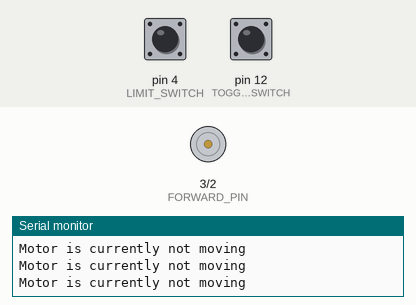
Recording of a sketch running on a simulated Arduino Uno, built with avr-gcc and run on an emulated ATmega328P. Parts: motor-driver pin pairs drawn as motors (green arrow = first pin HIGH = forward, orange = second pin HIGH = backward, longer = more drive), the last lines printed to the serial monitor. The inputs (shaded band) are chosen by the test bench; at power-on: pin 4 (LIMIT_SWITCH) HIGH, pin 12 (TOGGLE_SWITCH) HIGH.

Above: at 1.2 s.
1.3 s: pin 4 (LIMIT_SWITCH) pulled LOW for 0.15 s
At 1.41 s:
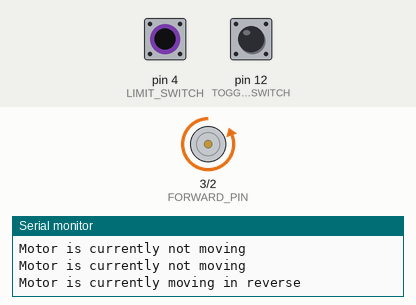
2.9 s: pin 12 (TOGGLE_SWITCH) pulled LOW for 0.15 s
At 3.01 s:
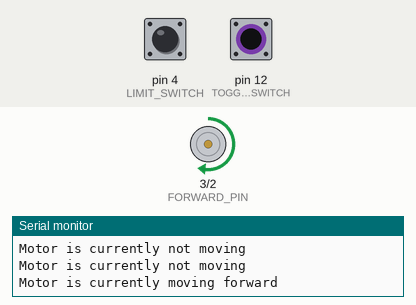
4.5 s: pin 4 (LIMIT_SWITCH) pulled LOW for 1 s
At 6.3 s:
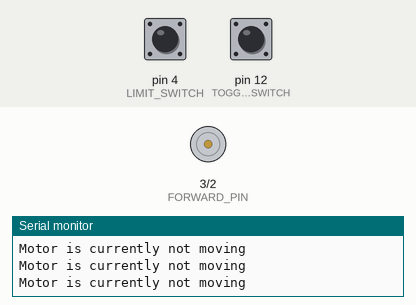
8.5 s: pin 12 (TOGGLE_SWITCH) pulled LOW for 1 s
At 9.3 s:
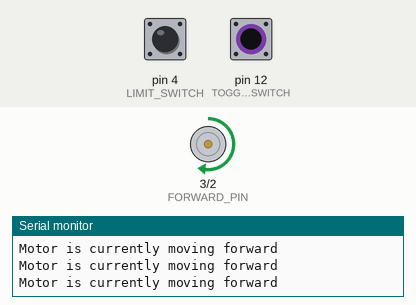
12.5 s: pin 12 (TOGGLE_SWITCH) pulled LOW for 3.2 s
At 16.9 s:
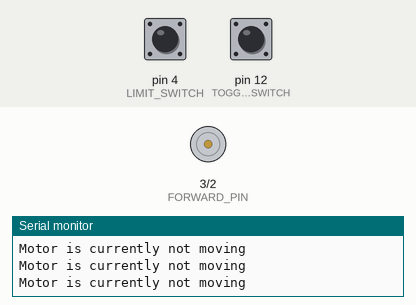
17.2 s: pin 4 (LIMIT_SWITCH) pulsed LOW 2 times (0.12 s each, 0.3 s apart)
At 17.42 s:
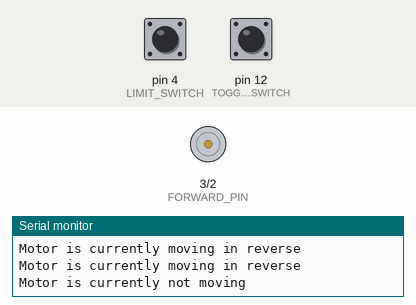
Timing chart, 0 to 20.2 s (numbered marks = the images above; inputs shaded):
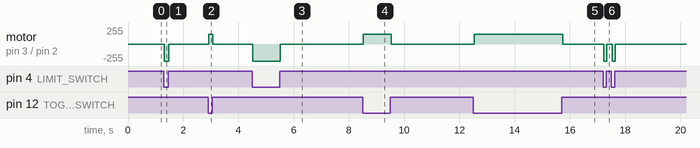

Measured:
- after the input at 1.3 s, motor on pin 3 (FORWARD_PIN) / pin 2 (REVERSE_PIN): stopped → backward 255/255 at once, → stopped 0.16 s later
- after the input at 2.9 s, motor on pin 3 (FORWARD_PIN) / pin 2 (REVERSE_PIN): stopped → forward 145/255 at once, → stopped 0.15 s later
- after the input at 4.5 s, motor on pin 3 (FORWARD_PIN) / pin 2 (REVERSE_PIN): stopped → backward 255/255 at once, → stopped 0.99 s later
- after the input at 8.5 s, motor on pin 3 (FORWARD_PIN) / pin 2 (REVERSE_PIN): stopped → forward 145/255 at once, → stopped 1.0 s later
- after the input at 12.5 s, motor on pin 3 (FORWARD_PIN) / pin 2 (REVERSE_PIN): stopped → forward 145/255 at once, → stopped 3.2 s later
- after the input at 17.2 s, motor on pin 3 (FORWARD_PIN) / pin 2 (REVERSE_PIN): alternates backward 255/255 for 0.12 s and stopped for 0.19 s, 4 changes in all, then stays stopped, starting at once

The sketch:

shyboxextension.ino
```cpp
const int LIMIT_SWITCH = 4;
const int TOGGLE_SWITCH = 12;
const int FORWARD_PIN = 3;
const int REVERSE_PIN = 2;
const int BAUD_RATE = 9600;

void setup() {
  pinMode(TOGGLE_SWITCH, INPUT_PULLUP);
  pinMode(LIMIT_SWITCH, INPUT_PULLUP);
  pinMode(FORWARD_PIN, OUTPUT);
  pinMode(REVERSE_PIN, OUTPUT);
  Serial.begin(BAUD_RATE);
}

void loop() {
  // Moves finger in forward direction when switch is flipped
  if (digitalRead(TOGGLE_SWITCH) == LOW) {
    analogWrite(FORWARD_PIN, 145);
    digitalWrite(REVERSE_PIN, LOW);
    Serial.println("Motor is currently moving forward");
  }
  // Retracts finger after flipping switch backwards
  if (digitalRead(TOGGLE_SWITCH) == HIGH && digitalRead(LIMIT_SWITCH) == LOW) {
    digitalWrite(REVERSE_PIN, HIGH);
    digitalWrite(FORWARD_PIN, LOW);
    Serial.println("Motor is currently moving in reverse");
  }
  // Sets motor in off state when flip is switched off and the finger is resting on the limit switch
  if (digitalRead(TOGGLE_SWITCH) == HIGH && digitalRead(LIMIT_SWITCH) == HIGH) {
    digitalWrite(FORWARD_PIN, LOW);
    digitalWrite(REVERSE_PIN, LOW);
    Serial.println("Motor is currently not moving");
  }

}
```
